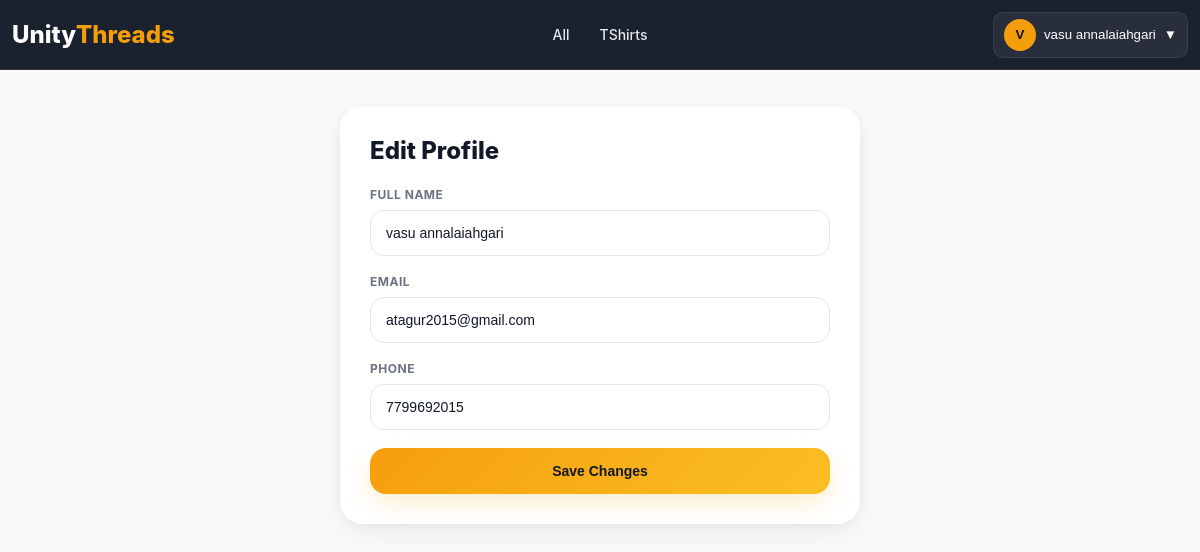
The page /profile/edit/ (signed in) on the database its author committed.
### products/models.py (models this page shows, shortened)
class BaseModel(models.Model):
    created_at = models.DateTimeField(
        auto_now_add=True
    )
    updated_at = models.DateTimeField(
        auto_now=True
    )
    class Meta:
        abstract = True

class Category(BaseModel):
    name = models.CharField(
        max_length=100,
        unique=True
    )
    slug = models.SlugField(
        unique=True,
        blank=True
    )
    image = models.ImageField(
        upload_to='categories/',
        blank=True,
        null=True
    )
    is_active = models.BooleanField(default=True)
    class Meta:
        verbose_name_plural = "Categories"
        ordering = ['name']
        indexes = [
            models.Index(fields=['slug']),
            models.Index(fields=['is_active']),
        ]

### accounts/models.py (models this page shows, shortened)
class User(AbstractUser):
    username = None
    email = models.EmailField(
        unique=True
    )
    phone = models.CharField(
        max_length=10,
        unique=True
    )
    full_name = models.CharField(
        max_length=150
    )
    is_email_verified = models.BooleanField(
        default=False
    )
    USERNAME_FIELD = "email"
    REQUIRED_FIELDS = ["phone"]
    objects = UserManager()

class UserProfile(models.Model):
    user = models.OneToOneField(
        User,
        on_delete=models.CASCADE,
        related_name="profile"
    )
    phone = models.CharField(
        max_length=15,
        blank=True,
        null=True
    )
    address = models.TextField(
        blank=True,
        null=True
    )
    created_at = models.DateTimeField(
        auto_now_add=True
    )
    updated_at = models.DateTimeField(
        auto_now=True
    )

### accounts/views.py (the view, shortened to what this page needs)
# urls.py: path("profile/edit/",edit_profile_view, name="edit_profile"),
@login_required
def edit_profile_view(request):
    user = request.user
    profile, created = UserProfile.objects.get_or_create(user=user)
    return render(request, "accounts/edit_profile.html", {
        "profile": profile,
    })

### home/context_processors.py (called while the page is built)
def global_data(request):
    return {
        "categories": Category.objects.all()
    }

### accounts/templates/accounts/edit_profile.html (shortened to what this page needs)
{% load static %}
<!DOCTYPE html>
<html lang="en">
<head>
</head>
<body>
    {% include "partials/navbar.html" %}
    <div class="edit-profile-page">
        <div class="box">
            <h2>Edit Profile</h2>
            <form method="POST">
                <div class="form-group">
                    <label>
                        Full Name
                    </label>
                    <input
                        type="text"
                        name="full_name"
                        value="{{ request.user.full_name|default_if_none:'' }}"
                        placeholder="Enter your full name"
                        required
                    >
                </div>
                <div class="form-group">
                    <label>
                        Email
                    </label>
                    <input
                        type="email"
                        name="email"
                        value="{{ request.user.email }}"
                        placeholder="Enter your email"
                        required
                    >
                </div>
                <div class="form-group">
                    <label>
                        Phone
                    </label>
                   <input
                    type="text"
                    name="phone"
                    value="{{ profile.phone|default:request.user.phone }}"
                    placeholder="Enter your phone number"
                    required
                >
                </div>
                <button
                    type="submit"
                    class="save-btn"
                >
                    Save Changes
                </button>
            </form>
        </div>
    </div>
</body>
</html>

### home/templates/partials/navbar.html (shortened to what this page needs)
{% load static %}
<link rel="stylesheet" href="{% static 'home/css/navbar.css' %}">
<header class="header" id="header">
    <a href="/" class="logo">
        Unity<span>Threads</span>
    </a>
      <nav class="nav" id="nav">
    <a href="{% url 'product_list' %}">All</a>
    {% for category in categories %}
        <a href="{% url 'product_list' %}?category={{ category.slug }}">
            {{ category.name }}
        </a>
    {% endfor %}
</nav>
    <div class="nav-actions">
        {% if request.user.is_authenticated %}
        <div class="account-dropdown" id="accountWrapper">
            <button class="account-btn" id="accountBtn" type="button">
                <span class="account-avatar">
                    {{ request.user.full_name|default:request.user.email|first|upper }}
                </span>
                <span class="account-name">
                    {{ request.user.full_name|default:request.user.email }}
                </span>
                <span class="dropdown-icon">▼</span>
            </button>
        </div>
        {% endif %}
    </div>
</header>

### home/static/home/css/navbar.css (style rules this page uses)
* { margin: 0; padding: 0; box-sizing: border-box; }
body { font-family: Inter, Arial, sans-serif; background: #f9fafb; color: #111827; }
html { scroll-behavior: smooth; }
.header { z-index: 10000; position: fixed; top: 0; left: 0; width: 100%; height: 70px; display: flex; align-items: center; background: rgba(17, 24, 39, 0.96); backdrop-filter: blur(14px); border-bottom: 1px solid rgba(255, 255, 255, 0.08); z-index: 999999; }
.logo { font-size: 24px; font-weight: 800; color: #fff; text-decoration: none; display: flex; align-items: center; padding-left: 12px; }
.logo span { color: #f59e0b; }
.nav { position: absolute; left: 50%; transform: translateX(-50%); display: flex; align-items: center; gap: 10px; }
.nav a { color: #e5e7eb; text-decoration: none; font-size: 14px; font-weight: 500; padding: 6px 10px; border-radius: 8px; transition: 0.2s ease; white-space: nowrap; }
.nav-actions { margin-left: auto; display: flex; align-items: center; gap: 10px; padding-right: 12px; }
.account-btn { display: flex; align-items: center; gap: 8px; position: relative; padding: 6px 10px; background: rgba(255, 255, 255, 0.06); border: 1px solid rgba(255, 255, 255, 0.08); border-radius: 10px; color: #fff; cursor: pointer; }
.account-avatar { width: 32px; height: 32px; display: flex; align-items: center; justify-content: center; border-radius: 50%; background: #f59e0b; font-weight: 700; color: #111; }

### accounts/templates/accounts/edit_profile.html (style rules this page uses)
body { background:#f4f6f9; color:#111827; font-family: -apple-system, BlinkMacSystemFont, "Segoe UI", Roboto, Arial, sans-serif; overflow-x:clip; padding-top:82px; }
.edit-profile-page { width:100%; min-height:calc(100vh - 82px); display:flex; justify-content:center; align-items:flex-start; padding:24px 16px 40px; }
.box { width:100%; max-width:520px; background:#ffffff; border-radius:22px; padding:30px; box-shadow: 0 10px 30px rgba(0,0,0,0.06), 0 2px 10px rgba(0,0,0,0.04); animation:fadeUp .35s ease; }
.box h2 { font-size:24px; font-weight:800; margin-bottom:22px; color:#111827; }
.form-group { margin-bottom:18px; }
label { display:block; font-size:12px; font-weight:700; color:#6b7280; margin-bottom:8px; text-transform:uppercase; letter-spacing:.5px; }
input { width:100%; padding:14px 15px; border: 1.5px solid #e5e7eb; border-radius:14px; font-size:14px; background:#ffffff; color:#111827; outline:none; transition:.25s ease; }
input::placeholder { color:#9ca3af; }
.save-btn { width:100%; display:flex; align-items:center; justify-content:center; margin-top:8px; padding:15px; border:none; border-radius:16px; background: linear-gradient( 135deg, #f59e0b, #fbbf24 ); color:#111827; font-size:14px; font-weight:800; cursor:pointer; transition:.25s ease; box-shadow: 0 10px 25px rgba(245,158,11,0.18); }

### rows shown on the page
Category: name "TShirts"
User: user.full_name|first "V", user.full_name "vasu annalaiahgari", full_name "vasu annalaiahgari", email "atagur2015@gmail.com"
UserProfile: phone "7799692015"
